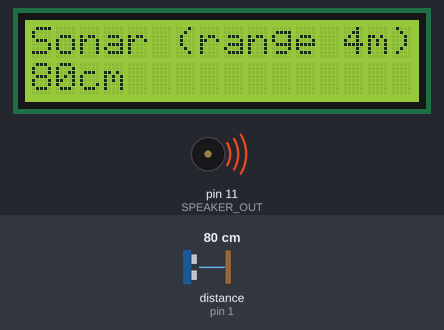
This sketch was run on a simulated Arduino Uno, built with avr-gcc and run on an emulated ATmega328P. On the bench: 16×2 character LCD, buzzer (waves = sounding). Wiring (inferred from the names in the program): ultrasonic range finder: trigger pin 0; echo pin 1. The test bench sets the inputs (shaded band); at power-on: distance to the obstacle (sensor on pin 1) 80 cm. The echo pulse lasts 58.3 µs per cm.

Above: at 1.2 s.
1.3 s: distance to the obstacle (sensor on pin 1) set to 250 cm
At 2.2 s:
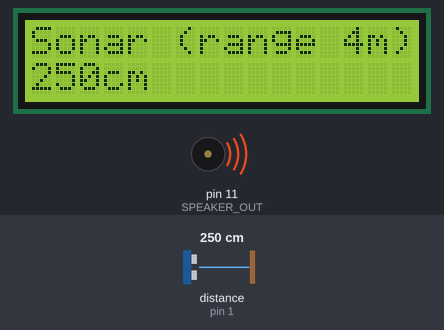
3.8 s: distance to the obstacle (sensor on pin 1) set to 2 cm
At 4.7 s:
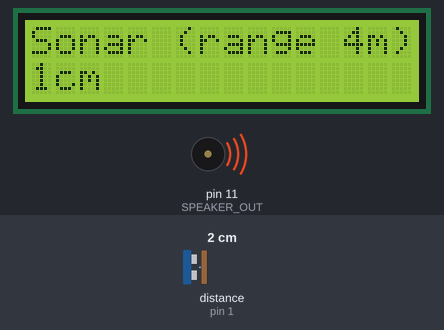
5.4 s: distance to the obstacle (sensor on pin 1) set to 4 cm
At 5.54 s:
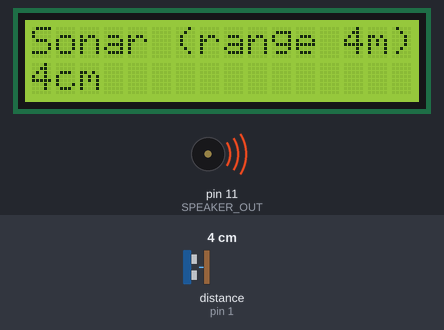
Timing chart, 0 to 8.4 s (numbered marks = the images above; inputs shaded):
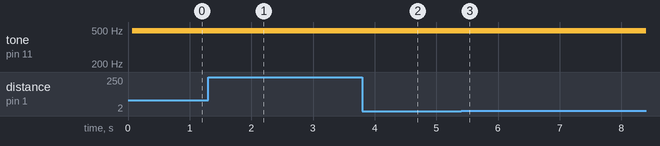

The sketch:

sonar.ino
```cpp
#include <LiquidCrystal.h>

// Podłączenia DFRobot LCD Keypad Shield
LiquidCrystal lcd(8, 9, 4, 5, 6, 7);

// Podłączenia ultradźwiękowego czujnika odległości US-015
#define TRIGGER_PIN    0
#define ECHO_PIN       1

// Podłączenie Buzzera
#define SPEAKER_OUT 11
#define FREQUENCY   100

long delay_in_ms;

void setup() {
  lcd.begin(16, 2);
  lcd.print("Sonar (range 4m)");
  delay_in_ms = 1000;
}

void loop() {
  long distance = distance_in_cm();
  lcd.setCursor(0, 1);
  if (distance <= 400)
  {
    lcd.print(distance);
    lcd.print("cm  ");
    delay_in_ms = 3 * distance;
    sound(50);
    delay(delay_in_ms);
  }
  else
    lcd.print("      ");
}

void sound(int duration) {
  analogWrite(SPEAKER_OUT, FREQUENCY);
  delay(duration);
  analogWrite(SPEAKER_OUT, 0);
}

long distance_in_cm() {

  pinMode(TRIGGER_PIN, OUTPUT);
  digitalWrite(TRIGGER_PIN, LOW);
  delayMicroseconds(2);
  digitalWrite(TRIGGER_PIN, HIGH);
  delayMicroseconds(10);
  digitalWrite(TRIGGER_PIN, LOW);

  pinMode(ECHO_PIN, INPUT);

  return  pulseIn(ECHO_PIN, HIGH) / 29 / 2 ;
}
```

Measured:
- after the input at 1.3 s, the display: changes after 0.26 s (image 1)
- after the input at 3.8 s, the display: changes after 0.20 s (image 2)
- after the input at 5.4 s, the display: first changes at once (image 3 shows a later state)
- what the display in image 1 shows lasts 0.8 s, from 1.6 s to 2.4 s
